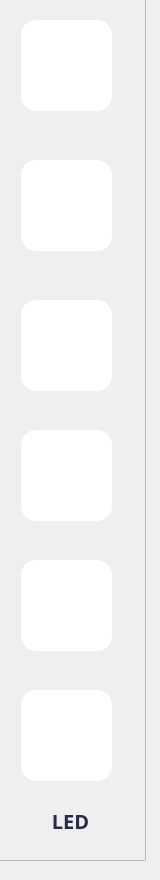
   <widget class="QWidget" name="SpotLight">
    <widget class="QFrame" name="LedFrame">
     <property name="geometry">
      <rect>
       <x>-5</x>
       <y>-10</y>
       <width>151</width>
       <height>871</height>
      </rect>
     </property>
     <property name="frameShape">
      <enum>QFrame::StyledPanel</enum>
     </property>
     <property name="frameShadow">
      <enum>QFrame::Raised</enum>
     </property>
     <widget class="QPushButton" name="LedMeet1">
      <property name="geometry">
       <rect>
        <x>26</x>
        <y>30</y>
        <width>91</width>
        <height>91</height>
       </rect>
      </property>
      <property name="styleSheet">
       <string notr="true">QPushButton
{
	border-radius:15px;
	background:#FFFFFF;
}</string>
      </property>
      <property name="text">
       <string/>
      </property>
      <property name="icon">
       <iconset resource="../other/main.qrc">
        <normaloff>:/new/Led/Led/Meeting_OFF.png</normaloff>
        <normalon>:/new/Led/Led/Meeting_ON.png</normalon>:/new/Led/Led/Meeting_OFF.png</iconset>
      </property>
      <property name="iconSize">
       <size>
        <width>60</width>
        <height>60</height>
       </size>
      </property>
      <property name="checkable">
       <bool>true</bool>
      </property>
      <property name="autoExclusive">
       <bool>false</bool>
      </property>
     </widget>
     <widget class="QPushButton" name="LedOffice1">
      <property name="geometry">
       <rect>
        <x>26</x>
        <y>570</y>
        <width>91</width>
        <height>91</height>
       </rect>
      </property>
      <property name="styleSheet">
       <string notr="true">QPushButton
{
	border-radius:15px;
	background:#FFFFFF;
}</string>
      </property>
      <property name="text">
       <string/>
      </property>
      <property name="icon">
       <iconset resource="../other/main.qrc">
        <normaloff>:/new/Led/Led/Office_OFF.png</normaloff>
        <normalon>:/new/Led/Led/Office_ON.png</normalon>:/new/Led/Led/Office_OFF.png</iconset>
      </property>
      <property name="iconSize">
       <size>
        <width>60</width>
        <height>60</height>
       </size>
      </property>
      <property name="checkable">
       <bool>true</bool>
      </property>
     </widget>
     <widget class="QPushButton" name="LedMeet2">
      <property name="geometry">
       <rect>
        <x>26</x>
        <y>170</y>
        <width>91</width>
        <height>91</height>
       </rect>
      </property>
      <property name="styleSheet">
       <string notr="true">QPushButton
{
	border-radius:15px;
	background:#FFFFFF;
}</string>
      </property>
      <property name="text">
       <string/>
      </property>
      <property name="icon">
       <iconset resource="../other/main.qrc">
        <normaloff>:/new/Led/Led/Meeting_OFF.png</normaloff>
        <normalon>:/new/Led/Led/Meeting_ON.png</normalon>
        <disabledoff>:/new/Led/Led/Meeting_ON.png</disabledoff>:/new/Led/Led/Meeting_OFF.png</iconset>
      </property>
      <property name="iconSize">
       <size>
        <width>60</width>
        <height>60</height>
       </size>
      </property>
      <property name="checkable">
       <bool>true</bool>
      </property>
     </widget>
     <widget class="QPushButton" name="LedBar2">
      <property name="geometry">
       <rect>
        <x>26</x>
        <y>440</y>
        <width>91</width>
        <height>91</height>
       </rect>
      </property>
      <property name="styleSheet">
       <string notr="true">QPushButton
{
	border-radius:15px;
	background:#FFFFFF;
}</string>
      </property>
      <property name="text">
       <string/>
      </property>
      <property name="icon">
       <iconset resource="../other/main.qrc">
        <normaloff>:/new/Led/Led/Bar_OFF.png</normaloff>
        <normalon>:/new/Led/Led/Bar_ON.png</normalon>:/new/Led/Led/Bar_OFF.png</iconset>
      </property>
      <property name="iconSize">
       <size>
        <width>60</width>
        <height>60</height>
       </size>
      </property>
      <property name="checkable">
       <bool>true</bool>
      </property>
     </widget>
     <widget class="QPushButton" name="LedOffice2">
      <property name="geometry">
       <rect>
        <x>26</x>
        <y>700</y>
        <width>91</width>
        <height>91</height>
       </rect>
      </property>
      <property name="styleSheet">
       <string notr="true">QPushButton
{
	border-radius:15px;
	background:#FFFFFF;
}</string>
      </property>
      <property name="text">
       <string/>
      </property>
      <property name="icon">
       <iconset resource="../other/main.qrc">
        <normaloff>:/new/Led/Led/Office_OFF.png</normaloff>
        <normalon>:/new/Led/Led/Office_ON.png</normalon>:/new/Led/Led/Office_OFF.png</iconset>
      </property>
      <property name="iconSize">
       <size>
        <width>60</width>
        <height>60</height>
       </size>
      </property>
      <property name="checkable">
       <bool>true</bool>
      </property>
     </widget>
     <widget class="QPushButton" name="LedBar1">
      <property name="geometry">
       <rect>
        <x>26</x>
        <y>310</y>
        <width>91</width>
        <height>91</height>
       </rect>
      </property>
      <property name="styleSheet">
       <string notr="true">QPushButton
{
	border-radius:15px;
	background:#FFFFFF;
}</string>
      </property>
      <property name="text">
       <string/>
      </property>
      <property name="icon">
       <iconset resource="../other/main.qrc">
        <normaloff>:/new/Led/Led/Bar_OFF.png</normaloff>
        <normalon>:/new/Led/Led/Bar_ON.png</normalon>:/new/Led/Led/Bar_OFF.png</iconset>
      </property>
      <property name="iconSize">
       <size>
        <width>60</width>
        <height>60</height>
       </size>
      </property>
      <property name="checkable">
       <bool>true</bool>
      </property>
     </widget>
     <widget class="QLabel" name="label_12">
      <property name="geometry">
       <rect>
        <x>30</x>
        <y>810</y>
        <width>91</width>
        <height>41</height>
       </rect>
      </property>
      <property name="font">
       <font>
        <family>Adobe 黑体 Std R</family>
        <pointsize>15</pointsize>
        <weight>75</weight>
        <bold>true</bold>
       </font>
      </property>
      <property name="styleSheet">
       <string notr="true">color:#282A49</string>
      </property>
      <property name="text">
       <string>LED</string>
      </property>
      <property name="scaledContents">
       <bool>false</bool>
      </property>
      <property name="alignment">
       <set>Qt::AlignCenter</set>
      </property>
      <property name="wordWrap">
       <bool>true</bool>
      </property>
     </widget>
    </widget>
   </widget>
